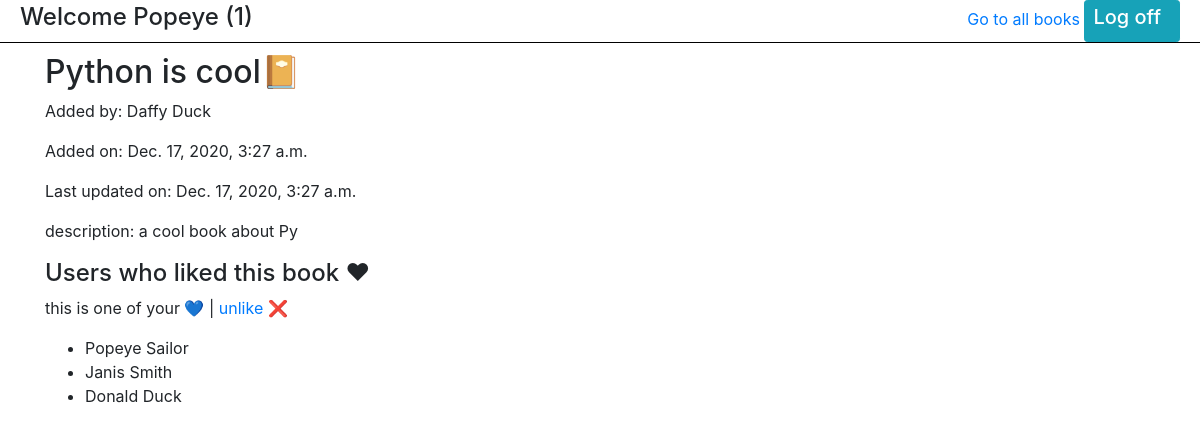
Screenshot of /show_book_page/3 (signed in) with the database file from the repository.
### app_fav_books/models.py (models this page shows)
class User(models.Model):
  first_name = models.CharField(max_length=80)
  last_name = models.CharField(max_length=80)
  email = models.CharField(max_length=80)
  password = models.CharField(max_length=255)
  created_at = models.DateTimeField(auto_now_add=True)
  updated_at = models.DateTimeField(auto_now=True)
  objects = UserManager()

class Book(models.Model):
  title = models.CharField(max_length=80)
  description = models.TextField()
  uploaded_by = models.ForeignKey(User, related_name="books_uploaded", on_delete=CASCADE)
  users_who_like = models.ManyToManyField(User, related_name="liked_books")
  created_at = models.DateTimeField(auto_now_add=True)
  updated_at = models.DateTimeField(auto_now=True)
  objects = BookManager()

### app_fav_books/views.py (the view)
# urls.py: path('show_book_page/<int:book_id>', views.show_book_page),
def show_book_page(request, book_id):
  print('------------- show_book_page html -------------')
  print('book_id->',book_id)
  context = {
    'this_user' : User.objects.get(id=request.session['user_id']),
    'this_book' : Book.objects.get(id=book_id),
    'all_users_who_like' : Book.objects.get(id=book_id).users_who_like.all()
  }
  return render(request, 'show_book_page.html', context)

### app_fav_books/templates/show_book_page.html (shortened to what this page needs)
<!DOCTYPE html>
<html lang="en">
  <head>
    <link
      rel="stylesheet"
      href="https://cdn.jsdelivr.net/npm/bootstrap@4.5.3/dist/css/bootstrap.min.css"
    />
  </head>
  <body>
    <header>
      <h4>
        Welcome {{request.session.user_first_name}}
        ({{request.session.user_id}})
      </h4>
      <div class="right_top">
        <a href="/books">Go to all books</a>
        <a href="/logout" class="btn btn-info btn-sm"><h5>Log off</h5></a>
      </div>
    </header>
    <div class="container">
      <h2>{{ this_book.title}}📔</h2>
      <p>
        Added by:
        {{this_book.uploaded_by.first_name}}&nbsp;{{this_book.uploaded_by.last_name}}
      </p>
      <p>Added on: {{this_book.created_at}}</p>
      <p>Last updated on: {{this_book.updated_at}}</p>
      <p>description: {{this_book.description}}</p>
    </div>
    <div class="container">
      <h4>Users who liked this book ♥</h4>
      {% if this_user not in all_users_who_like %}
      <a href="/like_this_book/{{this_book.id}}">ADD this to ❤</a>
      {% else %}
      <p>
        this is one of your 💙 |
        <a href="/unlike/{{this_book.id}}">unlike ❌</a>
      </p>
      {% endif %}
      <ul>
        {% for user_who_likes in all_users_who_like %}
        <li>
          {{ user_who_likes.first_name }}&nbsp;{{ user_who_likes.last_name}}
        </li>
        {% endfor %}
      </ul>
    </div>
  </body>
</html>

### app_fav_books/templates/show_book_page.html (style rules this page uses)
header { display: flex; align-items: center; justify-content: space-between; padding: 0 20px; border-bottom: 1px solid black; margin-bottom: 10px; }
h1, h2, h5 { display: inline-block; margin-right: 10px; }

### rows the page displays
User: session.user_first_name "Popeye", first_name "Popeye", last_name "Sailor"
Book: title "Python is cool", uploaded_by.first_name "Daffy", uploaded_by.last_name "Duck", created_at "Dec. 17, 2020, 3:27 a.m.", updated_at "Dec. 17, 2020, 3:27 a.m.", description "a cool book about Py"
User: first_name "Janis", last_name "Smith"
User: first_name "Donald", last_name "Duck"

### other values shown
{{ request.session.user_id }} "1"
